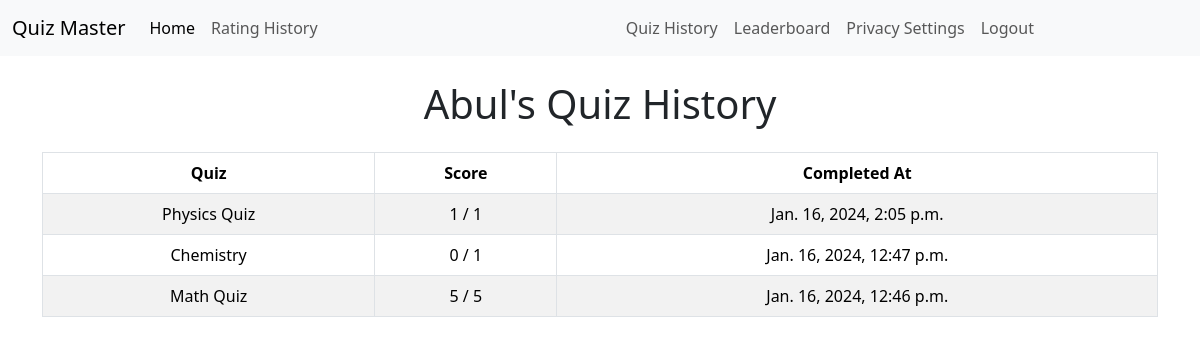
The app's page /quiz_history/abul/ (signed in), older data.
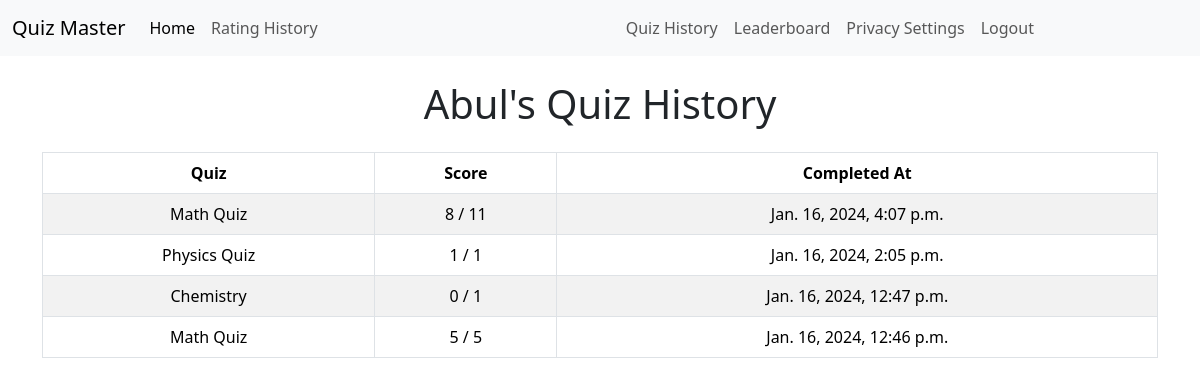
The same page, newer data.
### quizzes/models.py (models this page shows, shortened)
class UserQuizHistory(models.Model):
    user = models.ForeignKey(User, on_delete=models.CASCADE)
    quiz = models.ForeignKey(Quiz, on_delete=models.CASCADE)
    score = models.IntegerField()
    totalMarks = models.IntegerField(default=0)
    completed_at = models.DateTimeField(auto_now_add=True)

class Quiz(models.Model):
    title = models.CharField(max_length=255)
    description = models.TextField()
    category = models.ForeignKey(Category, on_delete=models.CASCADE)
    has_time_limit = models.BooleanField(default=False)

### core/views.py (the view)
# urls.py: path('quiz_history/<str:username>/', quiz_history, name='quiz_history'),
@login_required
def quiz_history(request, username):
    user = get_object_or_404(User, username=username)
    quiz_history = UserQuizHistory.objects.filter(
        user=user).order_by('-completed_at')
    context = {
        'user': user,
        'quiz_history': quiz_history,
    }
    return render(request, 'quiz_history.html', context)

### core/templates/quiz_history.html
{% extends 'base.html' %}
{% block content %}
<div class="container mt-4">
    <h1 class="text-center mb-4">{{ user.username|title }}'s Quiz History</h1>
    {% if quiz_history %}
    <table class="table table-striped table-bordered text-center">
        <thead class="thead-dark">
            <tr>
                <th scope="col">Quiz</th>
                <th scope="col">Score</th>
                <th scope="col">Completed At</th>
            </tr>
        </thead>
        <tbody>
            {% for history in quiz_history %}
            <tr>
                <td>{{ history.quiz.title }}</td>
                <td>{{ history.score }} / {{ history.totalMarks }}</td>
                <td>{{ history.completed_at }}</td>
            </tr>
            {% endfor %}
        </tbody>
    </table>
    {% else %}
    <p class="text-center">No quiz history available.</p>
    {% endif %}
</div>
{% endblock %}

Row changes from the older to the newer data that the page shows:
added UserQuizHistory: quiz "Math Quiz", score "8", totalMarks "11", completed_at "Jan. 16, 2024, 4:07 p.m."
